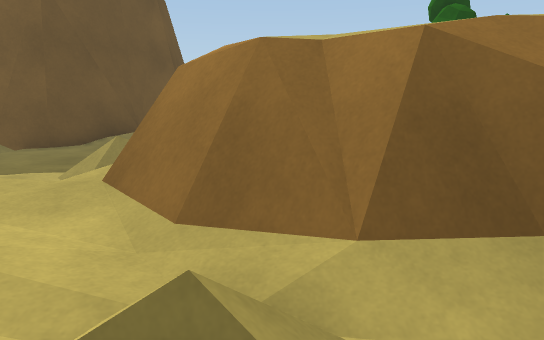
[1] (above)

24 first-person views from a walk through a Unity game level. The camera is 1.2 m above the floor, tilts 10° down and sees 70° across. The floor is counted in squares, 1 m on a side. Each view is taken from the middle of a square. On the plan, view 1 faces up. The plan holds only what a view shows up to about 15 squares ahead; the rest is blank. The place goes on beyond the plan. The player is left out.

[2]
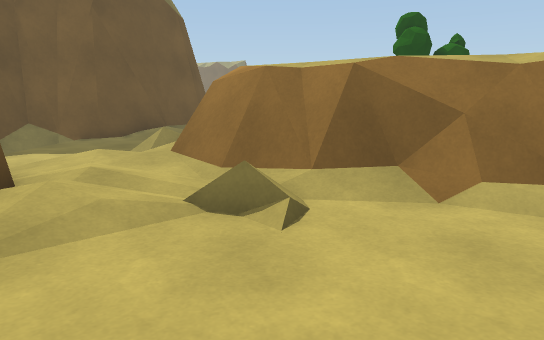

[3]
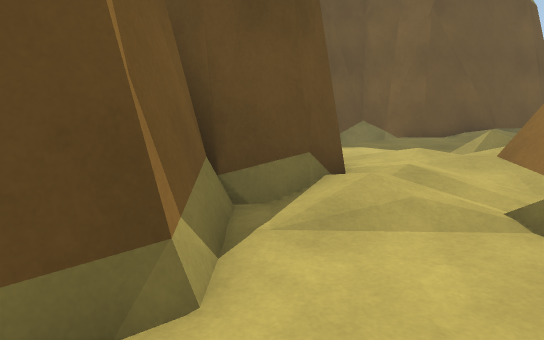

[4]
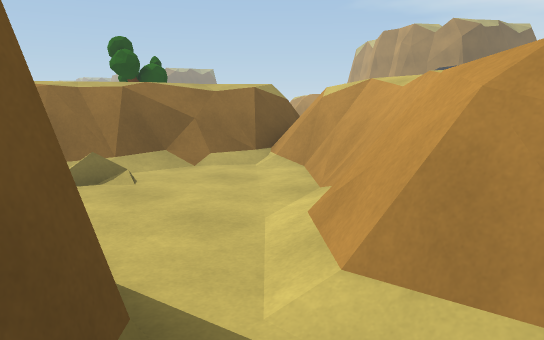

[5]
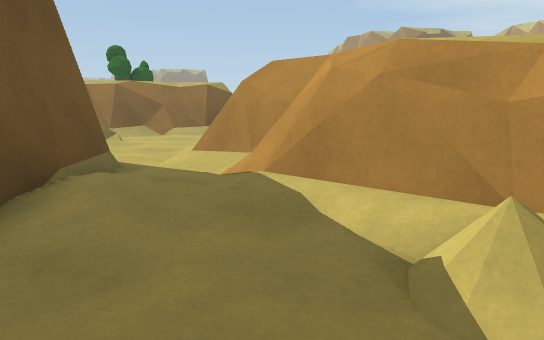

[6]
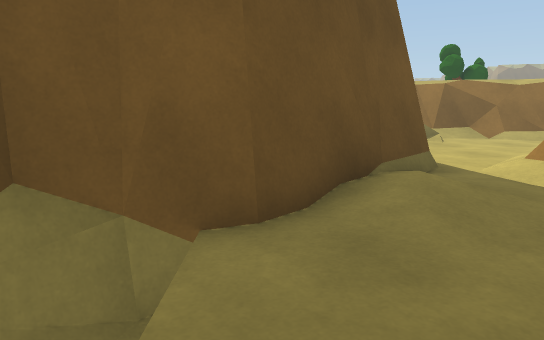

[7]
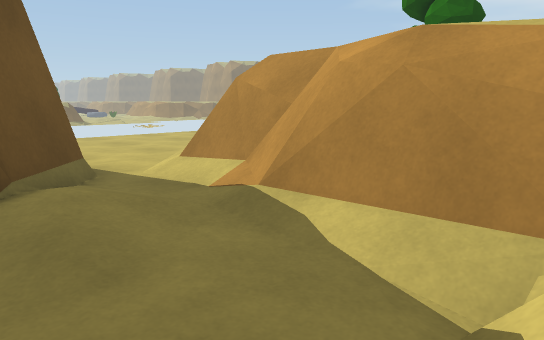

[8]
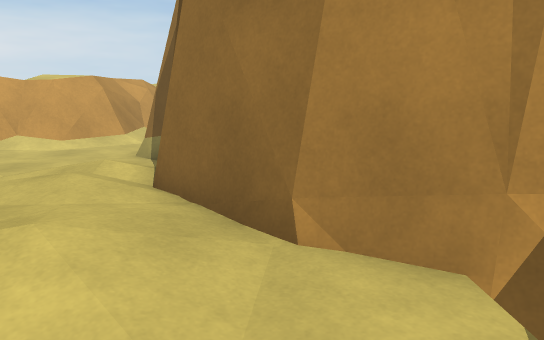

[9]
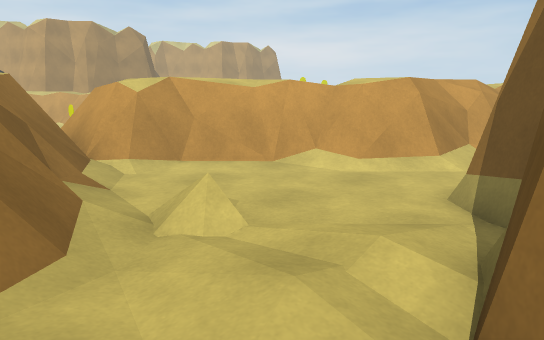

[10]
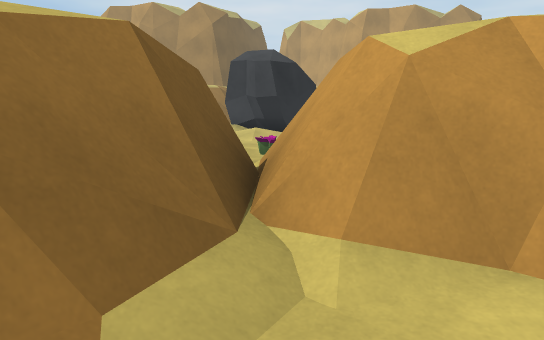

[11]
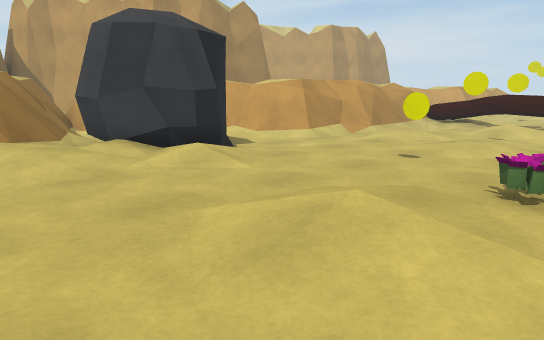

[12]
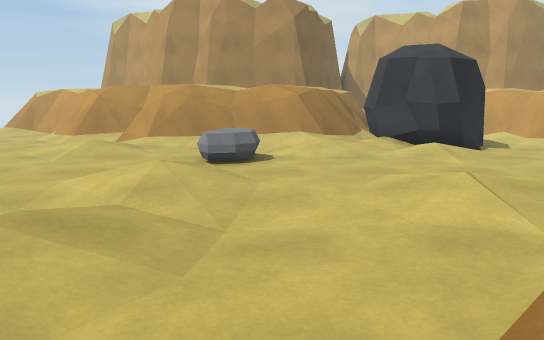

[13]
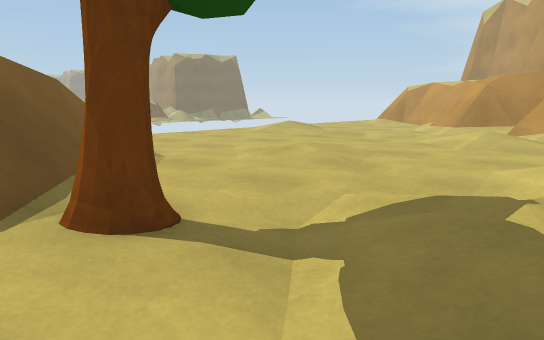

[14]
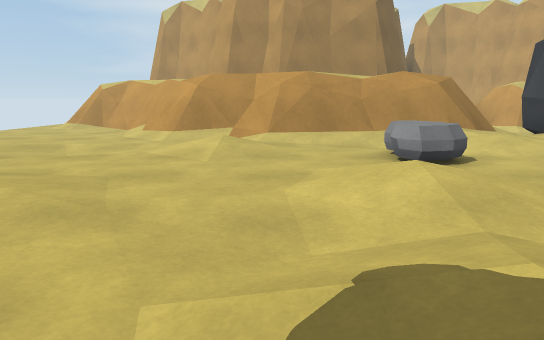

[15]
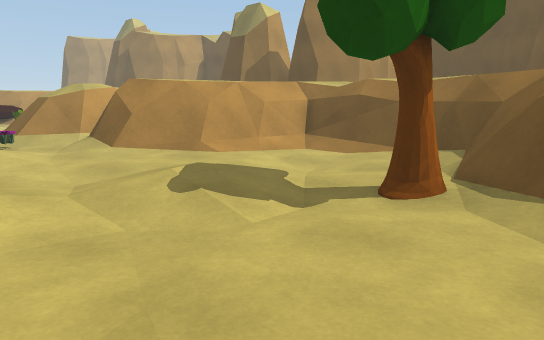

[16]
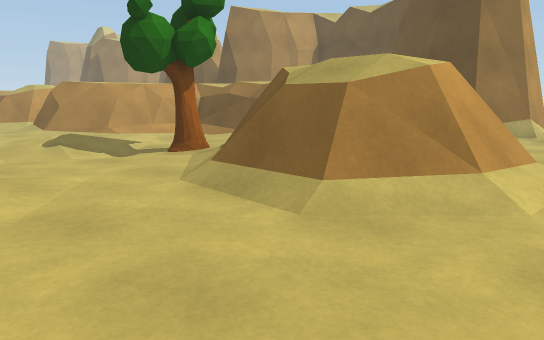

[17]
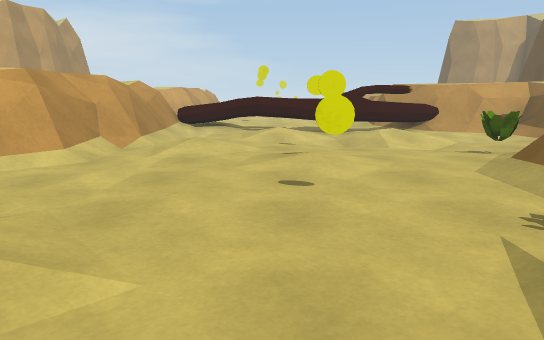

[18]
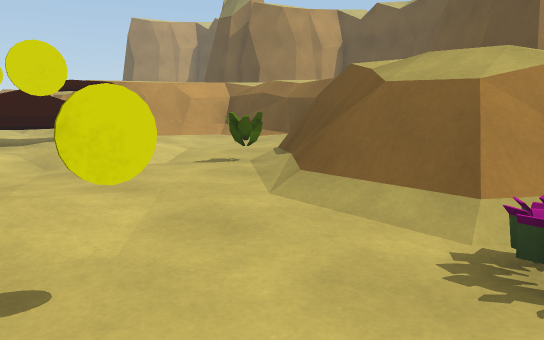

[19]
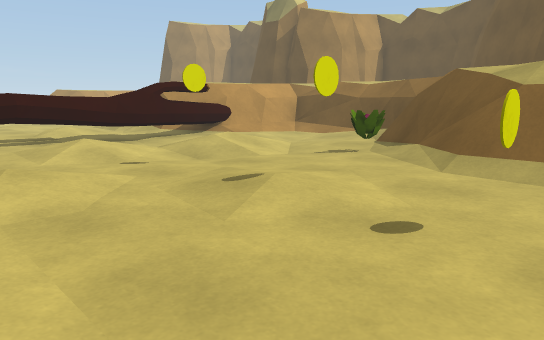

[20]
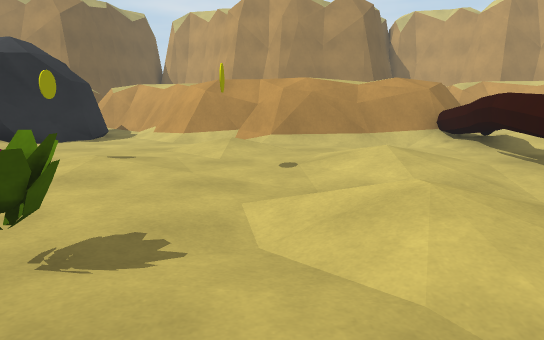

[21]
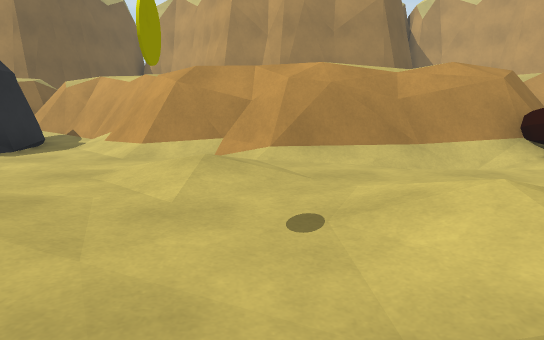

[22]
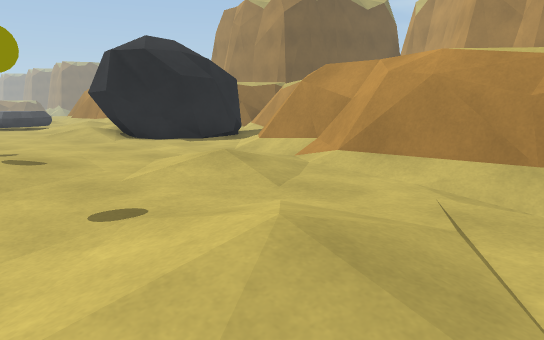

[23]
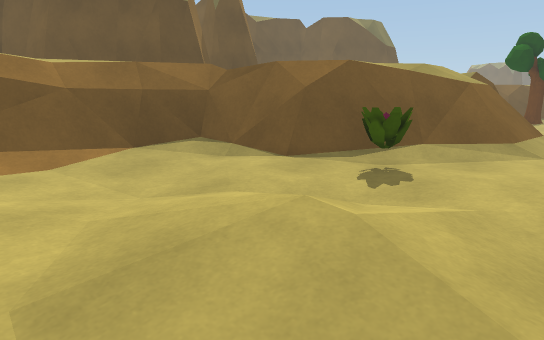

[24]
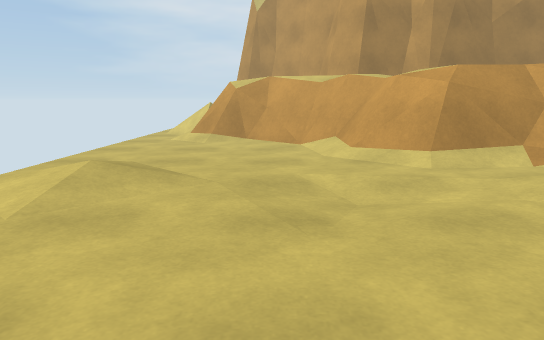

### Floor plan
Key: @ floor where view 1 was taken; # wall or solid block; . main floor; : floor 0.25 m higher than the main floor; - floor 0.25 m lower than the main floor; + floor 1.5 m higher than the main floor; * floor 1.75 m higher than the main floor; % floor 2 m higher than the main floor; / step, stairs or slope; = window, fence, low wall or low ledge; ^ raised ledge; v drop or lower ground; T tree; Y yellow disc; R rock; P plant; O other object.
Columns run from 7 left of view 1 to 25 right of it. Each row starts with its distance up from view 1.
 20       .....    .. ... ...........
 19       .....///........// ....////
 18     /.....=###/.......//.....=#
 17 ####.....  ###=..............##
 16    ##....   %+=.............=##
 15     #...    #=#.......-....=##
 14     #..=    #=....:....../=###
 13    ##.##   ##.........../####
 12   ##..## ^##T........././##
 11  ##///=##=/.TT......./://##
 10 ##./.=#^#=....//-...../.###
  9 v....=# #=...///////....##
  8  ....== #=.../////:/....##
  7  ...O=# #/....././/.RRR.=#
  6  .../=####=/.........../=#
  5 v..:/=^## ###.........//=#
  4 ##////#######=..//....///###
  3  ##/::/=######=.///...::RR=###
  2   ##//////=###/..:.../RRRR  =#
  1    #////../====.P..../RRRR  =#
  0    #...@...####=.......RRRR ##
 -1    ##.....=##%#=..Y.....RRR=##
 -2     ##...=###===..........=##
 -3     ##./=######/......../=##
 -4     ##/=######/...:..../####
 -5    ##./######/P......:./#%%
 -6   ##/./# ^==......../:./=%
 -7 ###//.###=/....//..../.##%
 -8 #v....#^^=/...///.//...##
 -9 vv....#^^#/.-./:/.//...#*
-10    .//=^ #/....////////=#
-11   . //   #//....-...../##

Positions as (right, up) in squares from view 1, and headings:
1: (0, 0), facing up
2: (0, -3), facing up
3: (0, -3), facing up-left
4: (-3, -6), facing up-right
5: (-5, -11), facing up-right
6: (-5, -11), facing up
7: (-5, 7), facing up-right
8: (-5, 7), facing down
9: (-4, 4), facing down-right
10: (1, 1), facing right
11: (8, 6), facing down-right
12: (4, 6), facing right
13: (4, 8), facing up-right
14: (6, 10), facing right
15: (11, 14), facing down-left
16: (11, 20), facing down-left
17: (12, 4), facing down
18: (12, 1), facing down-left
19: (15, 0), facing down-left
20: (4, -7), facing right
21: (8, -7), facing right
22: (10, -11), facing up-right
23: (10, -11), facing up-left
24: (10, 16), facing right
